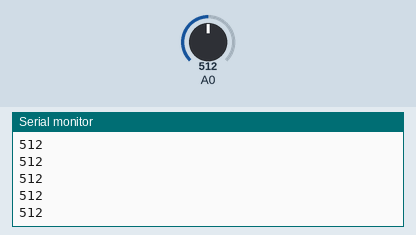
This sketch was run on a simulated Arduino Uno, built with avr-gcc and run on an emulated ATmega328P. Shown: the last lines printed to the serial monitor. Inputs (shaded band) come from the test bench; at power-on: A0 = 512.

Above: at 1.2 s.
1.3 s: A0 set to 716
At 1.8 s:
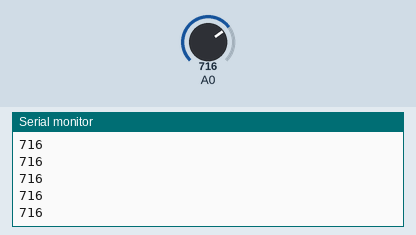
2.8 s: A0 set to 900
At 3.4 s:
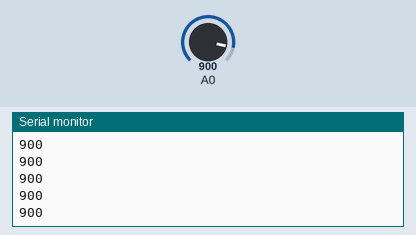
Timing chart, 0 to 5.8 s (numbered marks = the images above; inputs shaded):
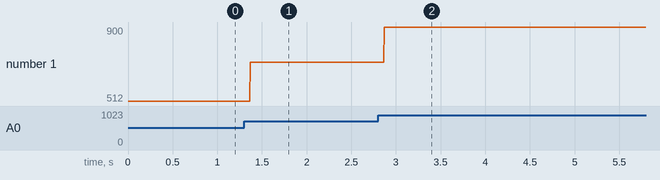

The sketch:

CDS_type2.ino
```cpp
#define BUZ 8

void setup() {
    Serial.begin(9600);
    pinMode(BUZ, INPUT);
}

void loop() {
    int d=analogRead(A0);
    Serial.println(d);
    if(d>=200){
      digitalWrite(BUZ, HIGH);
    }
    else{
      digitalWrite(BUZ, LOW);
      delay(500);
    }
}
```

Measured:
- after the input at 1.3 s, the serial monitor: prints a new line after 0.07 s (image 1)
- after the input at 2.8 s, the serial monitor: prints a new line after 0.07 s (image 2)
- plotted number 1: 512 → 716 after the input at 1.3 s, 716 → 900 after the input at 2.8 s
